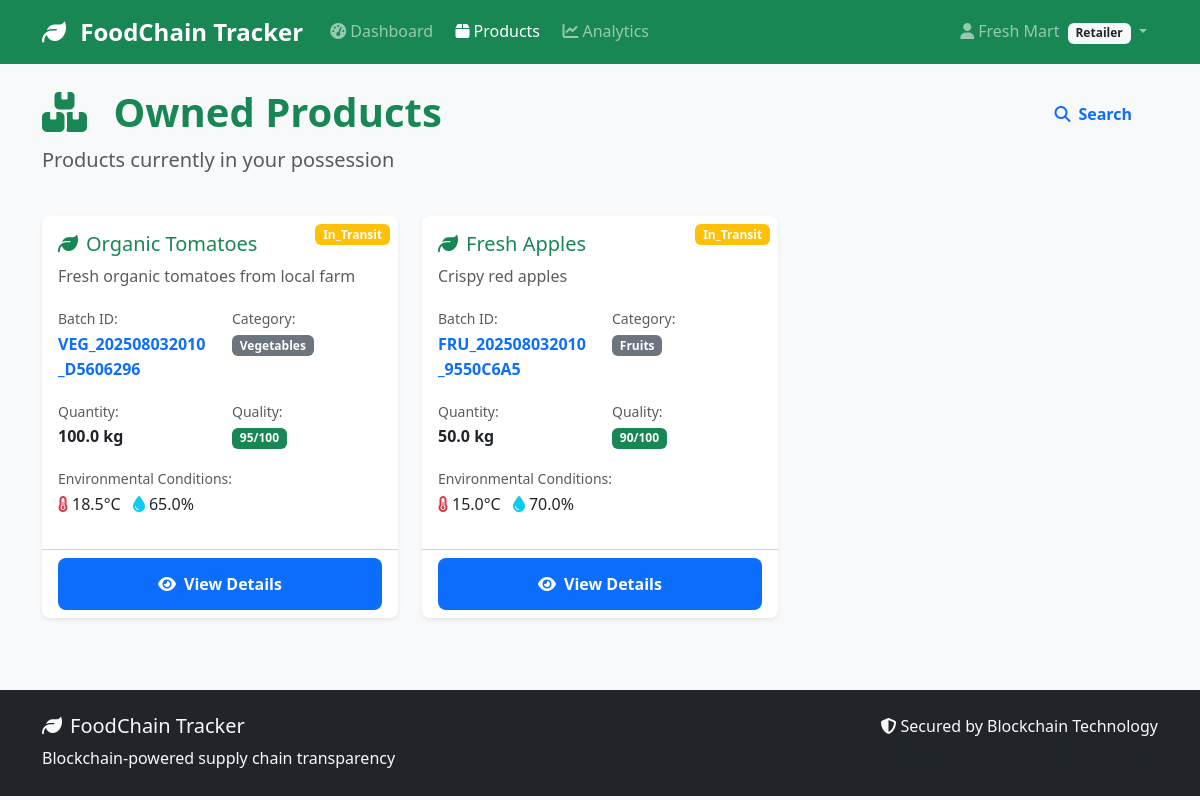
/products/ (signed in), run on an earlier commit of the app's database.
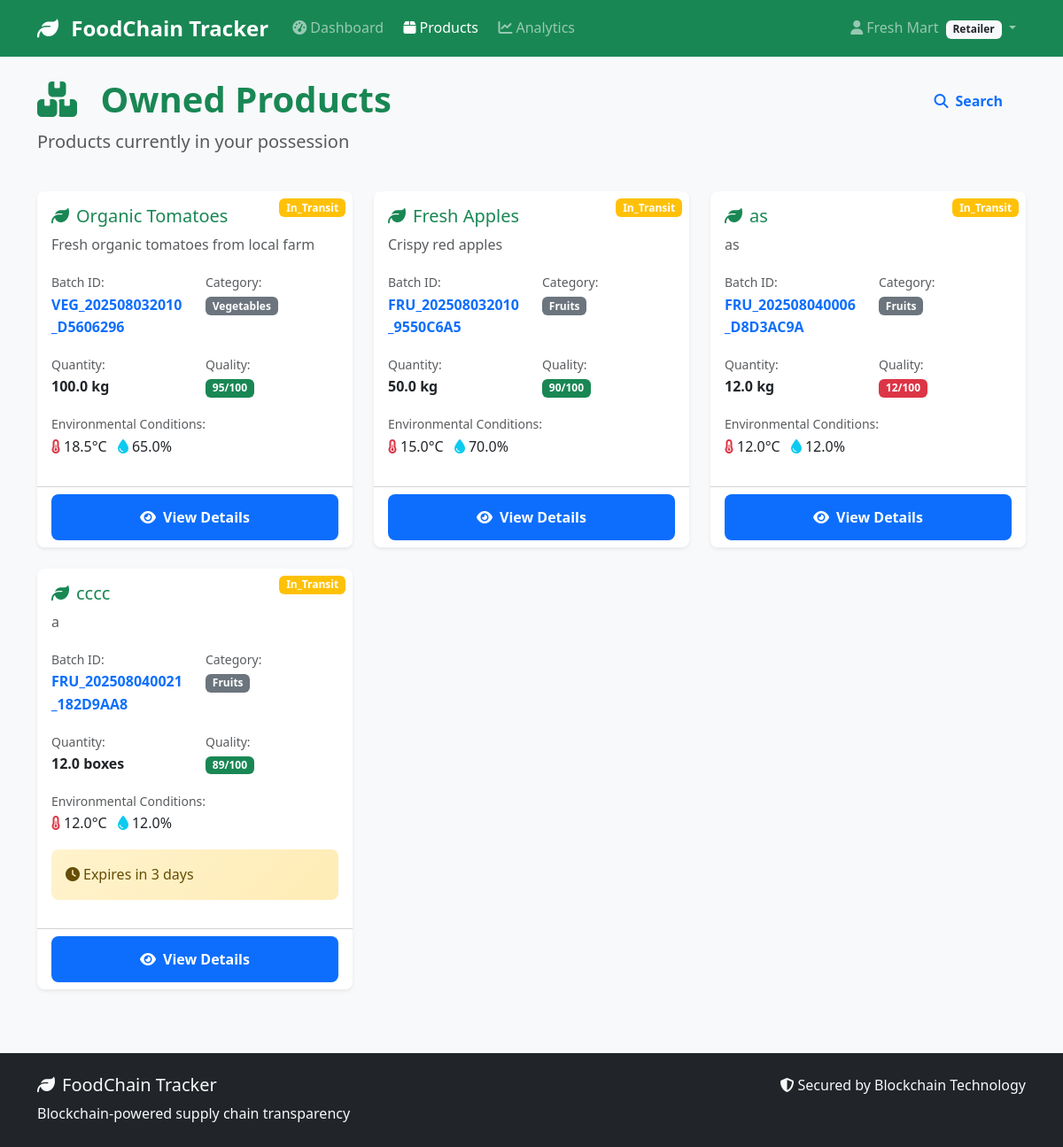
And on a later commit of the database.
### models/user.py (models this page shows, shortened)
class User(UserMixin, db.Model):
    __tablename__ = 'users'
    id = db.Column(db.Integer, primary_key=True)
    username = db.Column(db.String(80), unique=True, nullable=False)
    email = db.Column(db.String(120), unique=True, nullable=False)
    password_hash = db.Column(db.String(200), nullable=False)
    full_name = db.Column(db.String(100), nullable=False)
    phone = db.Column(db.String(20))
    address = db.Column(db.Text)
    role = db.Column(db.String(20), nullable=False)  # 'farmer', 'distributor', 'retailer', 'inspector'
    company_name = db.Column(db.String(100))
    license_number = db.Column(db.String(50))  # Business license or certification
    is_active = db.Column(db.Boolean, default=True)
    is_verified = db.Column(db.Boolean, default=False)  # For business verification
    created_at = db.Column(db.DateTime, default=datetime.utcnow)
    last_login = db.Column(db.DateTime)
    products_created = db.relationship('Product', foreign_keys='Product.created_by',
                                     backref='creator', lazy='dynamic')
    sent_transactions = db.relationship('Transaction', foreign_keys='Transaction.from_user_id',
                                      backref='sender', lazy='dynamic')
    received_transactions = db.relationship('Transaction', foreign_keys='Transaction.to_user_id',
                                          backref='receiver', lazy='dynamic')
    def get_role_display(self):
        role_names = {
            'farmer': 'Farmer/Producer',
            'distributor': 'Distributor',
            'retailer': 'Retailer',
            'inspector': 'Inspector'
        }
        return role_names.get(self.role, self.role.title())
    def can_create_products(self):
        return self.role == 'farmer'
    def can_transfer_products(self):
        return self.role in ['farmer', 'distributor']

### models/product.py (models this page shows, shortened)
class Product(db.Model):
    __tablename__ = 'products'
    id = db.Column(db.Integer, primary_key=True)
    batch_id = db.Column(db.String(50), unique=True, nullable=False)
    name = db.Column(db.String(100), nullable=False)
    category = db.Column(db.String(50), nullable=False)  # 'vegetables', 'fruits', 'grains', etc.
    description = db.Column(db.Text)
    quantity = db.Column(db.Float, nullable=False)  # Amount of product
    unit = db.Column(db.String(20), nullable=False)  # 'kg', 'tons', 'boxes', etc.
    quality_grade = db.Column(db.String(10))  # 'A', 'B', 'C', or custom grading
    quality_score = db.Column(db.Integer)  # 0-100 quality score
    origin_location = db.Column(db.String(200))  # Where product was produced
    harvest_date = db.Column(db.Date)
    expiry_date = db.Column(db.Date)
    current_location = db.Column(db.String(200))
    status = db.Column(db.String(50), default='created')  # 'created', 'in_transit', 'delivered', 'expired'
    temperature = db.Column(db.Float)  # Celsius
    humidity = db.Column(db.Float)     # Percentage
    pressure = db.Column(db.Float)     # For certain products
    created_by = db.Column(db.Integer, db.ForeignKey('users.id'), nullable=False)
    current_owner_id = db.Column(db.Integer, db.ForeignKey('users.id'), nullable=False)
    created_at = db.Column(db.DateTime, default=datetime.utcnow)
    updated_at = db.Column(db.DateTime, default=datetime.utcnow, onupdate=datetime.utcnow)
    current_owner = db.relationship('User', foreign_keys=[current_owner_id], backref='owned_products')
    transactions = db.relationship('Transaction', backref='product', lazy='dynamic', cascade='all, delete-orphan')
    def is_expired(self):
        if not self.expiry_date:
            return False
        return datetime.now().date() > self.expiry_date
    def days_until_expiry(self):
        if not self.expiry_date:
            return None
        delta = self.expiry_date - datetime.now().date()
        return delta.days

### routes/products.py (the view)
@products_bp.route('/')
@login_required
def list_products():
    page = request.args.get('page', 1, type=int)
    per_page = 20
    if current_user.role == 'farmer':
        products = Product.query.filter_by(created_by=current_user.id).paginate(
            page=page, per_page=per_page, error_out=False
        )
    elif current_user.role in ['distributor', 'retailer']:
        products = Product.query.filter_by(current_owner_id=current_user.id).paginate(
            page=page, per_page=per_page, error_out=False
        )
    else:
        products = Product.query.paginate(
            page=page, per_page=per_page, error_out=False
        )
    return render_template('products/list.html', products=products)

### templates/products/list.html (shortened to what this page needs)
{% extends "base.html" %}
{% block content %}
<div class="row mb-4">
    <div class="col-md-8">
        <h1 class="display-6 fw-bold text-success">
            <i class="fas fa-boxes me-3"></i>
            {% if current_user.role == 'farmer' %}
                My Products
            {% elif current_user.role in ['distributor', 'retailer'] %}
                Owned Products
            {% else %}
                All Products
            {% endif %}
        </h1>
        <p class="lead text-muted">
            {% if current_user.role == 'farmer' %}
                Products you have created and registered
            {% elif current_user.role in ['distributor', 'retailer'] %}
                Products currently in your possession
            {% else %}
                System-wide product overview
            {% endif %}
        </p>
    </div>
    <div class="col-md-4 text-end">
        <a href="{{ url_for('products.search_products') }}" class="btn btn-outline-primary">
            <i class="fas fa-search me-2"></i>Search
        </a>
    </div>
</div>
{% if products.items %}
    <div class="row">
        {% for product in products.items %}
            <div class="col-lg-4 col-md-6 mb-4">
                <div class="card h-100 shadow-sm">
                    <div class="position-relative">
                        <span class="position-absolute top-0 end-0 m-2 badge bg-{{ 'success' if product.status == 'created' else 'warning' if product.status == 'in_transit' else 'info' if product.status == 'delivered' else 'danger' }}">
                            {{ product.status.title() }}
                        </span>
                    </div>
                    <div class="card-body">
                        <h5 class="card-title text-success">
                            <i class="fas fa-leaf me-2"></i>{{ product.name }}
                        </h5>
                        <p class="card-text text-muted">{{ product.description[:100] }}{% if product.description|length > 100 %}...{% endif %}</p>
                        <div class="row mb-3">
                            <div class="col-6">
                                <small class="text-muted">Batch ID:</small><br>
                                <strong class="text-primary">{{ product.batch_id }}</strong>
                            </div>
                            <div class="col-6">
                                <small class="text-muted">Category:</small><br>
                                <span class="badge bg-secondary">{{ product.category.title() }}</span>
                            </div>
                        </div>
                        <div class="row mb-3">
                            <div class="col-6">
                                <small class="text-muted">Quantity:</small><br>
                                <strong>{{ product.quantity }} {{ product.unit }}</strong>
                            </div>
                            <div class="col-6">
                                <small class="text-muted">Quality:</small><br>
                                {% if product.quality_score %}
                                    <span class="badge bg-{{ 'success' if product.quality_score >= 80 else 'warning' if product.quality_score >= 60 else 'danger' }}">
                                        {{ product.quality_score }}/100
                                    </span>
                                {% else %}
                                    <span class="text-muted">Not rated</span>
                                {% endif %}
                            </div>
                        </div>
                        {% if product.temperature %}
                            <div class="mb-3">
                                <small class="text-muted">Environmental Conditions:</small><br>
                                <i class="fas fa-thermometer-half text-danger me-1"></i>{{ product.temperature }}°C
                                {% if product.humidity %}
                                    <i class="fas fa-tint text-info ms-2 me-1"></i>{{ product.humidity }}%
                                {% endif %}
                            </div>
                        {% endif %}
                        {% if product.is_expired() %}
                            <div class="alert alert-danger alert-sm mb-3">
                                <i class="fas fa-exclamation-triangle me-1"></i>Product Expired
                            </div>
                        {% elif product.days_until_expiry() and product.days_until_expiry() <= 7 %}
                            <div class="alert alert-warning alert-sm mb-3">
                                <i class="fas fa-clock me-1"></i>Expires in {{ product.days_until_expiry() }} days
                            </div>
                        {% endif %}
                    </div>
                    <div class="card-footer bg-transparent">
                        <div class="d-grid gap-2">
                            <a href="{{ url_for('products.view_product', id=product.id) }}" class="btn btn-primary">
                                <i class="fas fa-eye me-2"></i>View Details
                            </a>
                        </div>
                    </div>
                </div>
            </div>
        {% endfor %}
    </div>
{% endif %}
{% endblock %}

### templates/base.html (shortened to what this page needs)
<!DOCTYPE html>
<html lang="en">
<head>
    <link href="https://cdn.jsdelivr.net/npm/bootstrap@5.3.0/dist/css/bootstrap.min.css" rel="stylesheet">
    <link href="https://cdnjs.cloudflare.com/ajax/libs/font-awesome/6.4.0/css/all.min.css" rel="stylesheet">
    <link href="{{ url_for('static', filename='css/style.css') }}" rel="stylesheet">
</head>
<body>
    <nav class="navbar navbar-expand-lg navbar-dark bg-success">
        <div class="container">
            <a class="navbar-brand" href="{{ url_for('index') }}">
                <i class="fas fa-leaf me-2"></i>
                FoodChain Tracker
            </a>
            <div class="collapse navbar-collapse" id="navbarNav">
                <ul class="navbar-nav me-auto">
                    {% if current_user.is_authenticated %}
                        <li class="nav-item">
                            <a class="nav-link" href="{{ url_for('dashboard.main') }}">
                                <i class="fas fa-tachometer-alt me-1"></i>Dashboard
                            </a>
                        </li>
                        <li class="nav-item">
                            <a class="nav-link" href="{{ url_for('products.list_products') }}">
                                <i class="fas fa-box me-1"></i>Products
                            </a>
                        </li>
                        <li class="nav-item">
                            <a class="nav-link" href="{{ url_for('analytics.dashboard') }}">
                                <i class="fas fa-chart-line me-1"></i>Analytics
                            </a>
                        </li>
                    {% endif %}
                </ul>
                <ul class="navbar-nav">
                    {% if current_user.is_authenticated %}
                        <li class="nav-item dropdown">
                            <a class="nav-link dropdown-toggle" href="#" id="navbarDropdown" role="button" data-bs-toggle="dropdown">
                                <i class="fas fa-user me-1"></i>{{ current_user.full_name }}
                                <span class="badge bg-light text-dark ms-1">{{ current_user.get_role_display() }}</span>
                            </a>
                        </li>
                    {% endif %}
                </ul>
            </div>
        </div>
    </nav>
    <main class="container my-4">
        {% block content %}{% endblock %}
    </main>
    <footer class="bg-dark text-light py-4 mt-5">
        <div class="container">
            <div class="row">
                <div class="col-md-6">
                    <h5><i class="fas fa-leaf me-2"></i>FoodChain Tracker</h5>
                    <p class="mb-0">Blockchain-powered supply chain transparency</p>
                </div>
                <div class="col-md-6 text-md-end">
                    <p class="mb-0">
                        <i class="fas fa-shield-alt me-1"></i>Secured by Blockchain Technology
                    </p>
                    <small class="text-muted">© 2024 FoodChain Tracker. All rights reserved.</small>
                </div>
            </div>
        </div>
    </footer>
</body>
</html>

### static/css/style.css (style rules this page uses)
:root { --primary-green: #28a745; --secondary-green: #20c997; --success-green: #198754; --warning-orange: #fd7e14; --danger-red: #dc3545; --info-blue: #0dcaf0; --dark-blue: #0d6efd; --light-gray: #f8f9fa; --border-radius: 0.5rem; --shadow: 0 0.125rem 0.25rem rgba(0, 0, 0, 0.075); --shadow-lg: 0 1rem 3rem rgba(0, 0, 0, 0.175); }
body { font-family: 'Segoe UI', Tahoma, Geneva, Verdana, sans-serif; background-color: #f8f9fa; line-height: 1.6; }
.navbar-brand { font-weight: 700; font-size: 1.5rem; }
.navbar-nav .nav-link { font-weight: 500; border-radius: var(--border-radius); margin: 0 0.2rem; transition: all 0.3s ease; }
.card { border: none; border-radius: var(--border-radius); box-shadow: var(--shadow); transition: all 0.3s ease; }
.btn { border-radius: var(--border-radius); font-weight: 600; padding: 0.75rem 1.5rem; transition: all 0.3s ease; border: 2px solid transparent; }
.alert { border-radius: var(--border-radius); border: none; font-weight: 500; }
.alert-warning { background: linear-gradient(135deg, #fff3cd 0%, #ffecb5 100%); color: #664d03; }

What changed in the data, as far as the page shows it:
now on this page (row edited): Product: status "In_Transit", name "as", description "as", batch_id "FRU_202508040006_D8D3AC9A", category "Fruits", quantity "12.0", unit "kg", quality_score "12", temperature "12.0", humidity "12.0"
added Product: status "In_Transit", name "cccc", description "a", batch_id "FRU_202508040021_182D9AA8", category "Fruits", quantity "12.0", unit "boxes", quality_score "89", temperature "12.0", humidity "12.0", days_until_expiry "3"
